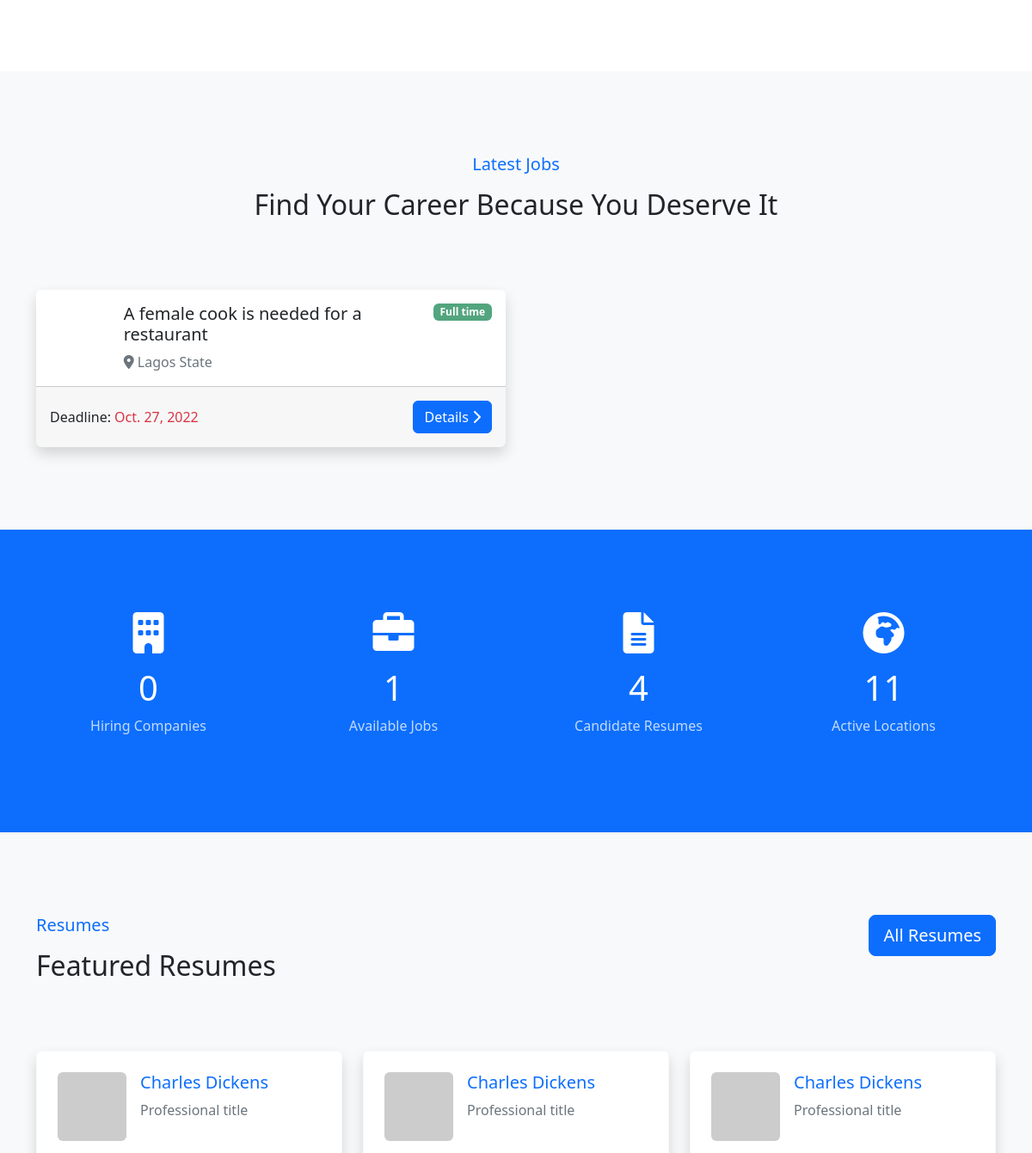
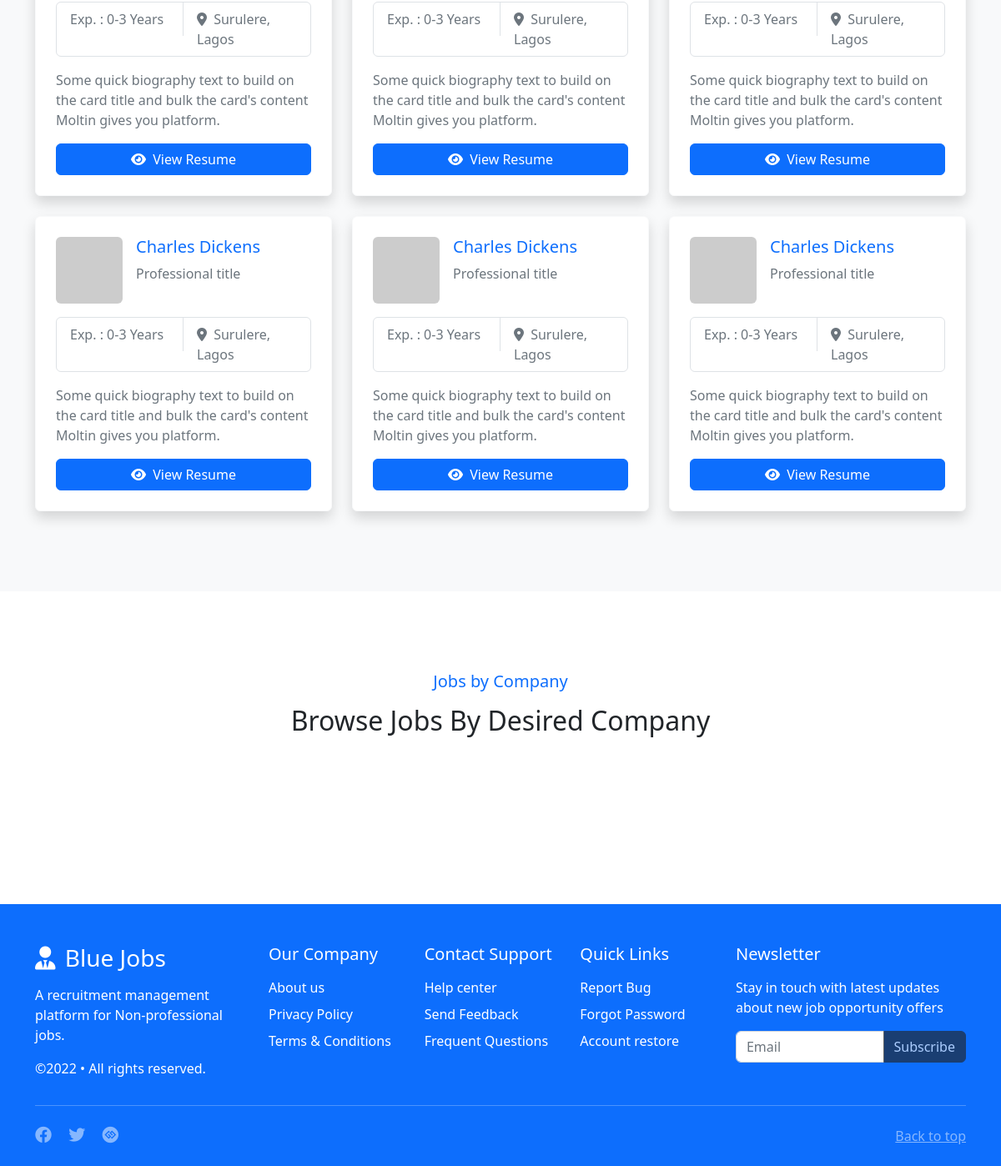
/ (lower part), run on an earlier commit of the app's database (2 pictures, top to bottom).
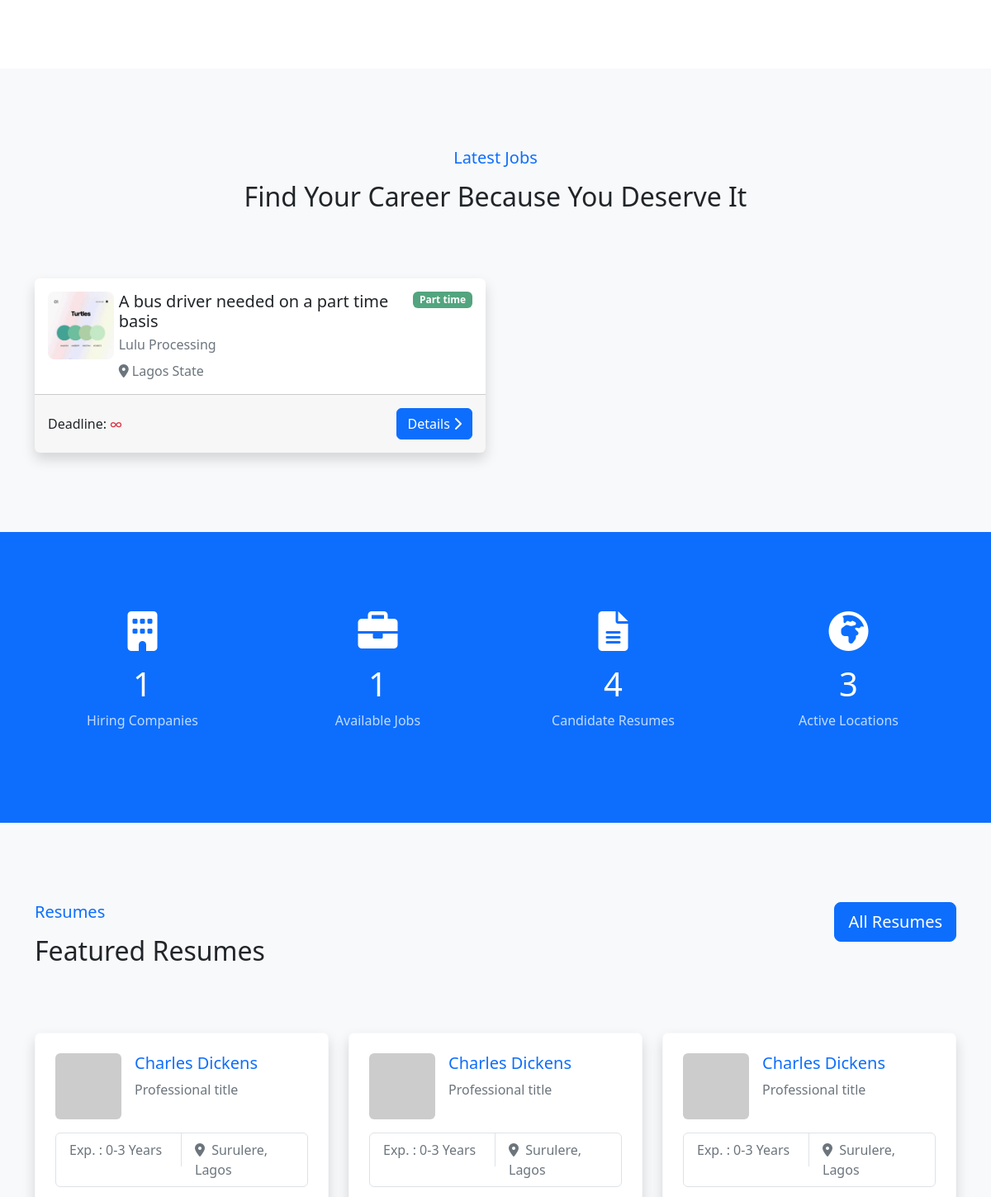
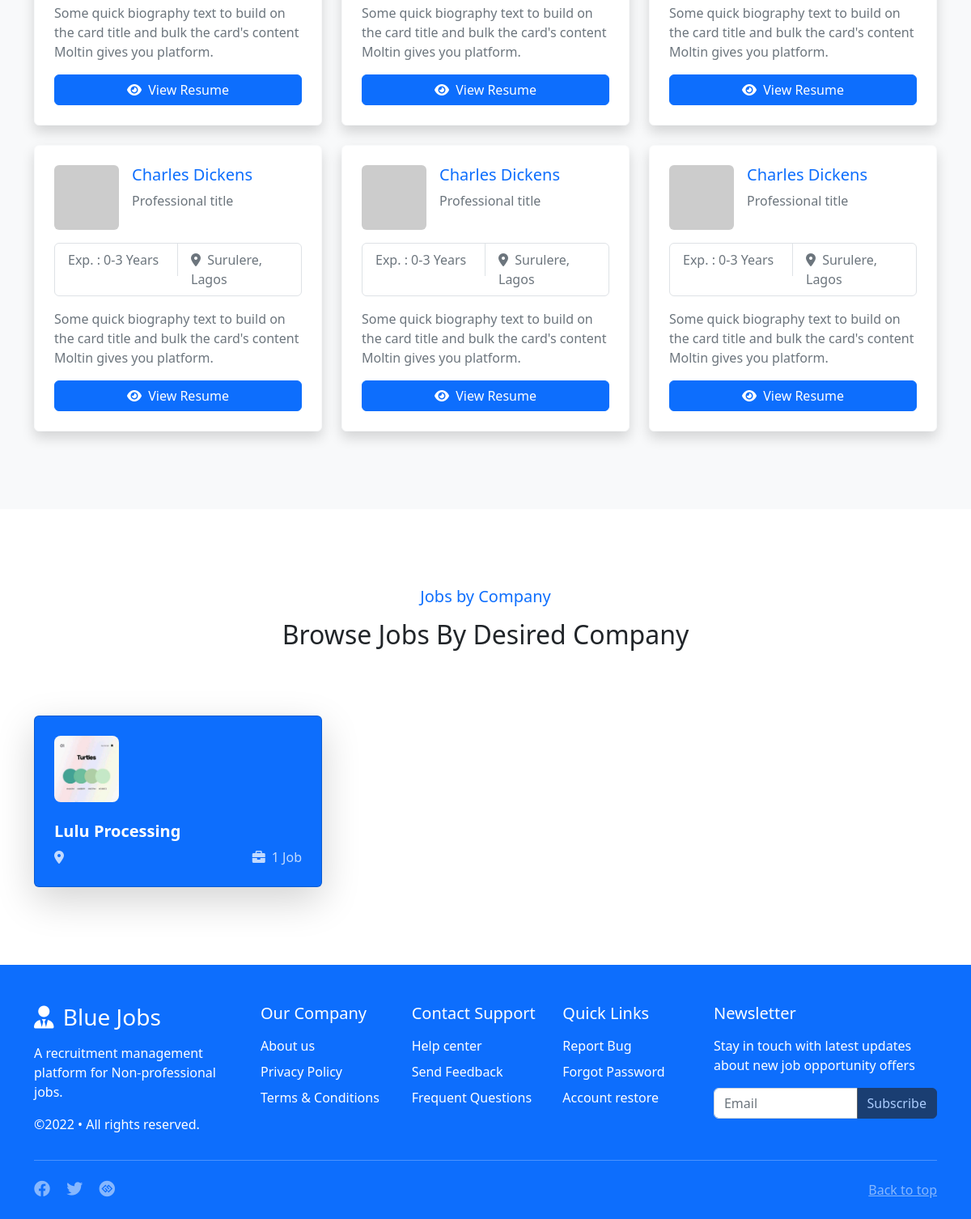
And on a later commit of the database (2 pictures, top to bottom).
### jobs/models.py (models this page shows, shortened)
class Job(models.Model):
    class JobStatus(models.TextChoices):
        ACTIVE = 'A', _('Active')
        INACTIVE = 'I', _('Inactive')
    class SalarySchedule(models.TextChoices):
        HOURLY = 'H', _('Hourly')
        DAILY = 'D', _('Daily')
        WEEKLY = 'W', _('Weekly')
        MONTHLY = 'M', _('Monthly')
        YEARLY = 'Y', _('Yearly')
    class GenderStatus(models.TextChoices):
        MALE = 'M', _('Male')
        FEMALE = 'F', _('Female')
    title = models.CharField(verbose_name=_('Title'), max_length=255)
    slug = models.SlugField(verbose_name=_('Slug'), max_length=255, unique=True)
    description = models.TextField(_('Description')) # use RichTextEditor
    salary_mode = models.CharField(
        _('Salary Mode'), max_length=1, choices=SalarySchedule.choices)
    base_salary_amount = models.PositiveIntegerField()
    maximum_salary_amount = models.PositiveIntegerField(blank=True)
    experience = models.PositiveIntegerField(_('Years of experience'),
                                             blank=True, null=True)
    vacancy = models.PositiveIntegerField(blank=True, null=True)
    application_deadline = models.DateField(blank=True, null=True)
    qualification_title = models.CharField(_('Qualification title'), max_length=50, blank=True)
    gender = models.CharField(max_length=1, choices=GenderStatus.choices, blank=True)
    status = models.CharField(
        max_length=1, choices=JobStatus.choices, default=JobStatus.ACTIVE)
    category = models.ForeignKey(Category, verbose_name=_('Category'), null=True,
                                 related_name='jobs', on_delete=models.SET_NULL)
    jobtype = models.ForeignKey(JobType, verbose_name=_('Job Type'), null=True,
                                on_delete=models.SET_NULL)
    company = models.ForeignKey(Company, verbose_name=_('Company'),
                                related_name='jobs', on_delete=models.CASCADE)
    address = models.CharField(max_length=255, blank=True)
    state = models.ForeignKey(State, verbose_name=_('State'), null=True,
                              on_delete=models.SET_NULL)
    impressions = models.PositiveIntegerField(default=0)
    sponsored = models.BooleanField(_('Sponsored'), default=False)
    created = models.DateTimeField(auto_now_add=True)
    updated = models.DateTimeField(auto_now=True)
    objects = models.Manager()
    active = ActiveJobManager()
    class Meta:
        verbose_name = _('Job')
        verbose_name_plural = _('Jobs')
        ordering = ['-created']
    def get_absolute_url(self):
        return reverse('jobs:detail', kwargs={'slug': self.slug})

class JobType(models.Model):
    name = models.CharField(_('Name'), unique=True, max_length=15)
    slug = models.SlugField(_('Slug'), unique=True, max_length=15)
    class Meta:
        verbose_name = _('Job Type')
        verbose_name_plural = _('Job Types')
        ordering = ['name']
    def __str__(self):
        return self.name

class State(models.Model):
    name = models.CharField(_('Name'), unique=True, max_length=25)
    slug = models.SlugField(_('Slug'), unique=True, max_length=25)
    class Meta:
        verbose_name = _('State')
        verbose_name_plural = _('States')
        ordering = ['name']
    def __str__(self):
        return self.name

### account/models.py (models this page shows, shortened)
class Company(models.Model):
    user = models.OneToOneField(User, on_delete=models.CASCADE)
    name = models.CharField('Company name', max_length=100, unique=True)
    about = models.TextField(max_length=5000)
    logo = models.ImageField(upload_to='logos', blank=True) # crop logo to 80x80
    contact_person = models.CharField(max_length=255)
    position_in_company = models.CharField(max_length=50)
    established = models.DateField(blank=True, null=True)
    website = models.URLField(blank=True, null=True)
    address = models.CharField(max_length=50, blank=True)
    staff_strength = models.CharField('Number of employees', max_length=50, blank=True)
    phone_number = models.CharField(max_length=13, blank=True)
    created = models.DateTimeField(_('Created'), auto_now_add=True)
    updated = models.DateTimeField(_('Updated'), auto_now=True)
    class Meta:
        verbose_name_plural = 'Companies'

### django_jobs/views.py (the view)
# urls.py: path('', home, name='home'),
def home(request):
    jobs = Job.active.all()[:4]
    companies = Company.objects.all()[:6]
    template = 'home.html'
    context = {
        'jobs': jobs,
        'companies': companies,
        'states': State.objects.all().count(),
    }
    return render(request, template, context)

### jobs/managers.py (called while the page is built)
    def get_queryset(self):
        return super().get_queryset().filter(status=self.model.JobStatus.ACTIVE)

### templates/home.html (shortened to what this page needs)
{% extends "base.html" %}
{% load static %}
{% block content %}
<section class="bg-white py-lg-5">
</section>
<section class="bg-light py-lg-5">
    <div class="container my-5">
        <div class="row g-4">
            <div class="text-center mb-lg-5">
                <h5 class="text-primary mb-3">Latest Jobs</h5>
                <h2>Find Your Career Because You Deserve It</h2>
            </div>
            {% for job in jobs %}
            <div class="col-lg-6">{% include 'partials/_job_grid.html' %}</div>
            {% empty %}
            <div class="d-flex justify-content-center mt-5">
                <img src="{% static 'img/empty.svg' %}" class="img-fluid w-25" alt="">
            </div>
            {% endfor %}
        </div>
    </div>
</section>
<section class="bg-primary py-lg-5">
    <div class="container my-5">
        <div class="row g-4">
            <div class="col-lg-3 col-sm-6 text-center text-white">
                <i class="fa-solid fa-building fa-3x mb-3"></i>
                <h1>{{ companies.count }}</h1>
                <p class="opacity-75">Hiring Companies</p>
            </div>
            <div class="col-lg-3 col-sm-6 text-center text-white">
                <i class="fa-solid fa-briefcase fa-3x mb-3"></i>
                <h1>{{ jobs.count }}</h1>
                <p class="opacity-75">Available Jobs</p>
            </div>
            <div class="col-lg-3 col-sm-6 text-center text-white">
                <i class="fa-solid fa-file-lines fa-3x mb-3"></i>
                <h1>{{ resumes.count }}4</h1>
                <p class="opacity-75">Candidate Resumes</p>
            </div>
            <div class="col-lg-3 col-sm-6 text-center text-white">
                <i class="fa-solid fa-earth-africa fa-3x mb-3"></i>
                <h1>{{ states }}</h1>
                <p class="opacity-75">Active Locations</p>
            </div>
        </div>
    </div>
</section>
<section class="bg-light py-lg-5">
    <div class="container my-5">
        <div class="row g-4">
            <div class="mb-lg-5">
                <a href="{# 'resumes' %}" class="float-end btn btn-primary btn-lg">All Resumes</a>
                <h5 class="text-primary mb-3">Resumes</h5>
                <h2>Featured Resumes</h2>
            </div>
            <div class="col-lg-4">{% include 'partials/_resume_grid.html' %}</div>
            <div class="col-lg-4">{% include 'partials/_resume_grid.html' %}</div>
            <div class="col-lg-4">{% include 'partials/_resume_grid.html' %}</div>
            <div class="col-lg-4">{% include 'partials/_resume_grid.html' %}</div>
            <div class="col-lg-4">{% include 'partials/_resume_grid.html' %}</div>
            <div class="col-lg-4">{% include 'partials/_resume_grid.html' %}</div>
        </div>
    </div>
</section>
<section class="bg-white py-lg-5">
    <div class="container my-5">
        <div class="row g-4">
            <div class="text-center mb-lg-5">
                <h5 class="text-primary mb-3">Jobs by Company</h5>
                <h2>Browse Jobs By Desired Company</h2>
            </div>
            {% for company in companies %}
            <div class="col-lg-4 col-md-6">{% include 'partials/_company_grid.html' %}</div>
            {% empty %}
            <div class="d-flex justify-content-center mt-5">
                <img src="{% static 'img/empty.svg' %}" class="img-fluid w-25" alt="">
            </div>
            {% endfor %}
        </div>
    </div>
</section>
{% endblock %}

### templates/base.html (shortened to what this page needs)
<!DOCTYPE html>
<html lang="en">
{% load static %}
<head>
    <link href="{% static 'css/bootstrap.min.css' %}" rel="stylesheet">
    <link rel="stylesheet" href="{% static 'css/fontawesome/all.min.css' %}">
</head>
<body class="d-flex flex-column min-vh-100">
                        <a class="nav-link text-white {% url 'jobs:list' as jobs_url %}{% if request.get_full_path == jobs_url %}active{% endif %}"
                            href="{% url 'jobs:list' %}"> Jobs</a>
    {% block content %} {% endblock content %}
    {% include 'partials/_footer.html' %}
</body>
</html>

### templates/partials/_job_grid.html
<div class="card shadow border-0">
    <div class="card-body">
        <div class="row g-0">
            <div class="col-lg-2 d-none d-lg-block">
                {% if job.company.logo %}<img src="{{ job.company.logo.url }}" width="80px" height="80px" alt="{{ job.company.name }}" class="img-fluid rounded-3">{% endif %}
            </div>
            <div class="col-lg-10">
                <div class="mt-3 mt-lg-0">
                    <span class="badge bg-success opacity-75 float-end">{{ job.jobtype }}</span>
                    <h5 class="mb-1">{{ job.title }}</h5>
                    <p class="text-muted mb-0">{{ job.company.name }}</p>
                    <div class="mt-2 text-muted">
                        <i class="fas fa-location-dot"></i> {{ job.state }} State
                    </div>
                </div>
            </div>
        </div>
    </div>
    <div class="p-3 card-footer">
        <div class="d-flex justify-content-between">
            <div class="d-flex align-items-center">
                Deadline: <span class="text-danger ms-1">{% if job.application_deadline %}{{ job.application_deadline }}{% else %}&infin;{% endif %}</span>
            </div>
            <div>
                <a href="{{ job.get_absolute_url }}" class="btn btn-primary">Details <i class="fas fa-chevron-right"></i></a>
            </div>
        </div>
    </div>
</div>

### templates/partials/_resume_grid.html
<div class="card p-4 border-light shadow">
    <div class="d-flex">
        <div class="flex-shrink-0">
            <img src="https://via.placeholder.com/80" width="80px" height="80px" alt="" class="rounded">
        </div>
        <div class="ms-3">
            <h5 class="text-primary">Charles Dickens</h5>
            <span class="text-muted">Professional title</span>
        </div>
    </div>
    <div class="border rounded my-3">
        <div class="row g-0">
            <div class="col-6">
                <div class="border-end px-3 py-2">
                    <p class="text-muted m-0">Exp. : 0-3 Years</p>
                </div>
            </div>
            <div class="col-6">
                <div class="px-3 py-2">
                    <p class="text-muted m-0"><i class="fas fa-location-dot me-1"></i> Surulere, Lagos</p>
                </div>
            </div>
        </div>
    </div>
    <p class="text-muted">Some quick biography text to build on the card title and bulk the card's content Moltin
        gives you platform.</p>
    <a href="#" class="btn btn-primary w-100"><i class="fas fa-eye me-1"></i> View Resume</a>
</div>

### templates/partials/_company_grid.html
<div class="card bg-primary shadow-lg">
    <div class="card-body p-4">
        {% if company.logo %}<img src="{{ company.logo.url }}" width="80px" height="80px" alt="{{ company.name }}" class="img-fluid rounded-3">{% endif %}
        <div class="mt-4">
            <a href="{% url 'jobs:company_detail' company.id %}">
                <h5 class="fw-bold mb-2 text-white">{{ company.name }}</h5>
            </a>
            <div class="d-flex justify-content-between text-white opacity-75">
                <span><i class="fa-solid fa-location-dot me-1"></i> {{ company.location }}</span>
                <span><i class="fa-solid fa-briefcase me-1"></i> {{ company.jobs.count }} Job{{ company.jobs.count|pluralize }}</span>
            </div>
        </div>
    </div>
</div>

### templates/partials/_footer.html
<footer class="pt-5 mt-auto bg-primary">
    <div class="container">
        <div class="row text-white g-1">
            <div class="col-12 col-lg-3 mb-3">
                <div class="me-lg-4">
                    <h3 class="mb-3"><i class="fa-solid fa-user-tie me-1"></i> Blue Jobs</h3>
                    <p>A recruitment management platform for Non-professional jobs.</p>
                    <p>&copy;{% now 'Y' %} &bull; All rights reserved.</p>
                </div>
            </div>
            <div class="col-sm-4 col-lg-2">
                <h5 class="mb-3">Our Company</h5>
                <ul class="list-unstyled">
                    <li class="mb-2"> <a href="#" class="text-white text-decoration-none">About us</a></li>
                    <li class="mb-2"> <a href="#" class="text-white text-decoration-none">Privacy Policy</a></li>
                    <li class="mb-2"> <a href="#" class="text-white text-decoration-none">Terms &amp; Conditions</a></li>
                </ul>
            </div>
            <div class="col-sm-4 col-lg-2">
                <h5 class="mb-3">Contact Support</h5>
                <ul class="list-unstyled">
                    <li class="mb-2"> <a href="#" class="text-white text-decoration-none">Help center</a></li>
                    <li class="mb-2"> <a href="#" class="text-white text-decoration-none">Send Feedback</a></li>
                    <li class="mb-2"> <a href="#" class="text-white text-decoration-none">Frequent Questions</a></li>
                </ul>
            </div>
            <div class="col-sm-4 col-lg-2">
                <h5 class="mb-3">Quick Links</h5>
                <ul class="list-unstyled">
                    <li class="mb-2"> <a href="#" class="text-white text-decoration-none"> Report Bug </a></li>
                    <li class="mb-2"> <a href="#" class="text-white text-decoration-none"> Forgot Password </a></li>
                    <li class="mb-2"> <a href="#" class="text-white text-decoration-none"> Account restore </a></li>
                </ul>
            </div>
            <div class="col-12 col-lg-3">
                <h5 class="mb-3">Newsletter</h5>
                <p class="mb-3">Stay in touch with latest updates about new job opportunity offers </p>
                <form>
                    <div class="input-group">
                        <input class="form-control" type="text" placeholder="Email">
                        <button class="btn btn-dark" type="submit" disabled> Subscribe </button>
                    </div>
                </form>
            </div>
        </div>
        <hr class="my-lg-0 text-white">
        <section class="my-4 d-flex justify-content-between">
            <div>
                <a href="https://facebook.com" target="_blank" class="text-white-50"><i class="fa-brands fa-facebook me-3 fs-5"></i></a>
                <a href="https://twitter.com" target="_blank" class="text-white-50"><i class="fa-brands fa-twitter me-3 fs-5"></i></a>
                <a href="https://twitter.com" target="_blank" class="text-white-50"><i class="fa-brands fa-gg-circle me-3 fs-5"></i></a>
            </div>
            <a href="#" class="text-white-50">Back to top</a>
        </section>
    </div>
</footer>

What changed in the data, as far as the page shows it:
changed Job "Lagos": jobtype "Full time" → "Part time"; title "A female cook is needed for a restaurant" → "A bus driver needed on a part time basis"; company.name (not shown) → "Lulu Processing"; application_deadline "Oct. 27, 2022" → (not shown)
added Company: logo (picture), name "Lulu Processing", jobs.count "1"
Also different on the page:
{{ companies.count }}: "0" → "1"
{{ states }}: "11" → "3"
